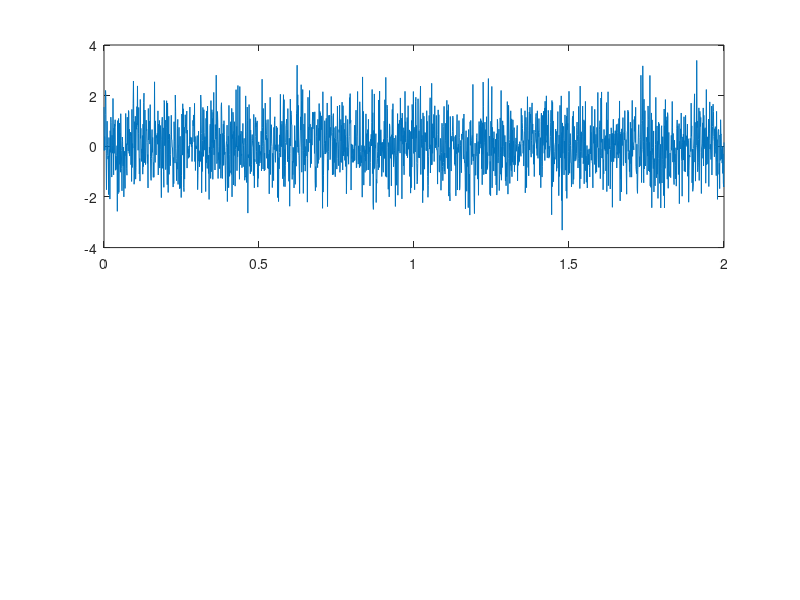

This chart was generated by the following MATLAB code: (Note: this script raises an error after producing the figure.)
% Pelletreau-Duris Tom et Maika Touzet
% Groupe4
% TP - Analyse biométrique
% Nettoyage
clear all
close all
clc

% Initialisation
M=2001;
fech=1000;
TpsD=0:M-1;
TpsP=TpsD/fech;
Ntot=[13,17,21,27,35,47,59,77,99,135,189];

%%

% Analyse fréquentielle d'un signal
% Bruit Blanc Gaussien Centré

BruitBlancGaussienCentre=randn(1,M); %Génération d'un bruit blanc gaussien centré
figure,clf

% Représentation temporelle du bruit gaussien centré
subplot(2,1,1);
plot(TpsP,BruitBlancGaussienCentre),
yline(0,'--'),yline(-0.5,'-.'),yline(0.5,'-.');
title('Bruit blanc gaussien centré')
xlabel('Temps (sec)')
ylabel('Amplitude')

% Représentation temps-fréquence
tF=sqrt(M); % Taille de la fenêtre
noverlap = round(tF/2); % Taux de recouvrement
nbpoint = 2048; % de la forme 2^n avec n entier naturel et nbpoint>M
subplot(2,1,2);
spectrogram(BruitBlancGaussienCentre,tF,noverlap,nbpoint,fech,'yaxis');
xlabel('Temps (sec)')
ylabel('Fréquence (Hz)')

%%

% Analyse fréquentielle d'un signal
% Bruit blanc gaussien de moyenne 7 et sigma=3 (variance 9)

moy=7;
sigma=9;
BruitBlanc=sqrt(sigma)*randn(1,M)+moy; % Génération du bruit
figure(2)

% Représentation temporelle du bruit
subplot(2,1,1);
plot(TpsP,BruitBlanc-moy),
yline(0,'--'),yline(sqrt(sigma)/2,'-.'),yline(-sqrt(sigma)/2,'-.');
title('Bruit blanc de moyenne 7 variance 9')
xlabel('Temps (sec)')
ylabel('Amplitude')

% Représentation temps-fréquence
tF=sqrt(M); % Taille de la fenêtre
noverlap = round(tF/2); % Taux de recouvrement
nbpoint = 2048; % de la forme 2^n avec n entier naturel et nbpoint>M
subplot(2,1,2);
spectrogram(BruitBlanc-moy,tF,noverlap,nbpoint,fech,'yaxis');
xlabel('Temps (sec)')
ylabel('Fréquence (Hz)')

%%

% Régularité d'un signal
% Méthode DFA3

% Profil du signal
y = randn(1,M) ;
y = y-mean(y) ;
yint = cumsum(y);
figure,plot(TpsP,yint)
title('Profil')
xlabel('Temps(sec)')
ylabel('yint')

% Calcul des tendances
F=zeros(1,11);
figure,
for i=1:11 % Calcul pour chaque valeur de N
    N=Ntot(i); % Taille des segments
    L=floor(M/N); % Nombre de segments
    X=zeros(L,N);
    x=zeros(1,N);
    TendancesLocales=zeros(1,M);
    % Calcul de la tendance locale pour chaque segment l
    for l=1:L
        for n=1:N
            x(n)=(l-1)*N+n;
        end
        a=polyfit(x,yint(((l-1)*N+1):(l*N)),3); % Régression d'ordre 3
        for n=1:N
            X(l,n)=a(1)*x(n)^3+a(2)*x(n)^2+a(3)*x(n)+a(4);
        end
    end
    % Concaténation des tendances locales
    for l=1:L
        TendancesLocales((l-1)*N+1:l*N)=X(l,:);
        for n=1:N
            F(i)=F(i)+(yint((l-1)*N+n)-X(l,n))^2;
        end
    end
    F(i)=sqrt(1/(L*N)*F(i));
    % Tracé des tendances
    subplot(4,3,i),plot(TpsP,yint)
    hold on
    plot(TpsP,TendancesLocales)
    title(strcat("N=",num2str(N)))
    xlabel('Temps(sec)')
    ylabel('yint')
    for l=1:L
        xline((l*N)/fech)
    end
end

% Régression linéaire et coefficient de Hurst
line=polyfit(log(Ntot),log(F),1);
alpha=line(1);
figure,scatter(log(Ntot),log(F))
xlabel("log(N)"),ylabel("log(F(N))")
refline(line)

%%

% Test sur signaux synthétiques de régularité connue
% Bruit blanc gaussien centré

alphaTot=zeros(1,50);
for k=1:50
    % Génération d'un nouveau bruit
    y = randn(1,M) ;
    y = y-mean(y) ;
    yint = cumsum(y);
    % Calcul des tendances
    F=zeros(1,11);
    for i=1:11
        N=Ntot(i);
        L=floor(M/N);
        X=zeros(L,N);
        x=zeros(1,N);
        % Calcul de la tendance locale pour chaque segment l
        TendancesLocales=zeros(1,M);
        for l=1:L
            for n=1:N
                x(n)=(l-1)*N+n;
            end
            a=polyfit(x,yint(((l-1)*N+1):(l*N)),3);
            for n=1:N
                X(l,n)=a(1)*x(n)^3+a(2)*x(n)^2+a(3)*x(n)+a(4);
            end
        end
        % Concaténation des tendances locales
        for l=1:L
            TendancesLocales((l-1)*N+1:l*N)=X(l,:);
            for n=1:N
                F(i)=F(i)+(yint((l-1)*N+n)-X(l,n))^2;
            end
        end
        F(i)=sqrt(1/(L*N)*F(i));
    end
    % Régression linéaire et coefficient de Hurst
    line=polyfit(log(Ntot),log(F),1);
    alphaTot(k)=line(1);
end

moyAlpha=mean(alphaTot); % Moyenne des alphas obtenus
varAlpha=var(alphaTot); % Variance des alphas obtenus

%%

% Test sur signaux synthétiques de régularité connue
% Bruit blanc non centré

alphaTot=zeros(1,50);
for k=1:50
    % Génération d'un nouveau bruit
    y = sqrt(9)*randn(1,M)+7 ;
    y = y-mean(y) ;
    yint = cumsum(y);
    % Calcul des tendances
    F=zeros(1,11);
    for i=1:11
        N=Ntot(i);
        L=floor(M/N);
        X=zeros(L,N);
        x=zeros(1,N);
        % Calcul de la tendance locale pour chaque segment l
        TendancesLocales=zeros(1,M);
        for l=1:L
            for n=1:N
                x(n)=(l-1)*N+n;
            end
            a=polyfit(x,yint(((l-1)*N+1):(l*N)),3);
            for n=1:N
                X(l,n)=a(1)*x(n)^3+a(2)*x(n)^2+a(3)*x(n)+a(4);
            end
        end
        % Concaténation des tendances locales
        for l=1:L
            TendancesLocales((l-1)*N+1:l*N)=X(l,:);
            for n=1:N
                F(i)=F(i)+(yint((l-1)*N+n)-X(l,n))^2;
            end
        end
        F(i)=sqrt(1/(L*N)*F(i));
    end
    % Régression linéaire et coefficient de Hurst
    line=polyfit(log(Ntot),log(F),1);
    alphaTot(k)=line(1);
end

moyAlpha=mean(alphaTot); % Moyenne des alphas obtenus
varAlpha=var(alphaTot); % Variance des alphas obtenus

%%

% Régularité d'un signal
% Méthode DMA

y = randn(1,M) ;
y = y-mean(y) ;
yint = cumsum(y);

% Zeros pour N=13
z=[1;exp(2*j*pi/13);exp(4*j*pi/13);exp(6*j*pi/13);exp(8*j*pi/13);
    exp(10*j*pi/13);exp(12*j*pi/13);exp(14*j*pi/13);exp(16*j*pi/13);
    exp(18*j*pi/13);exp(20*j*pi/13);exp(22*j*pi/13);exp(24*j*pi/13)];
% Pôle
p=1;
% Représentation du pôle et des zéros pour N=13
figure,zplane(z,p)
title("Représentation du pôle et des zéros du filtre")
legend("zéros","pôle")

B=[1,-1,0,0,0,0,0,0,0,0,0,0,0];
A=[1,0,0,0,0,0,0,0,0,0,0,0,-1];
% Représentation du module et de la phase pour N=13
figure,freqz(A,B,M)
title("Module et phase de la fonction de transfert du filtre")

% Tendance globale du signal
tendance=zeros(11,M);
figure
for i=1:11
    N=Ntot(i);
    a=[N -N];
    b=zeros(1,N+1);
    b(1)=1;
    b(N+1)=-1;
    tendance(i,:)=filter(b,a,yint);
    tend=tendance(i,:);
    % Tracé du signal filtré
    subplot(4,3,i)
    plot(TpsP,yint)
    hold on
    plot(TpsP,tend)
    title(strcat("N=",num2str(N)))
    xlabel("Temps(sec)"),ylabel("yint")
end

% Correction du retard de groupe
figure
for i=1:11
    N=Ntot(i);
    a=1;
    b=1/N*ones(1,N);
    tendance(i,:)=filter(b,a,yint);
    tend=tendance(i,:);
    % Tracé des tendances corrigées
    subplot(4,3,i)
    plot(TpsP(1:M-(N-1)/2),yint(1:M-(N-1)/2))
    hold on
    plot(TpsP(1:M-(N-1)/2),tend((N-1)/2+1:M))
    title(strcat("N=",num2str(N)))
    xlabel("Temps(sec)"),ylabel("yint")
end

% Calcul de F
F=zeros(1,11);
for i=1:11
    N=Ntot(i);
    tend=tendance(i,:);
    res=yint(1:M-(N-1)/2)-tend((N-1)/2+1:M); % Résidu
    F(i)=sqrt(sum(res.^2)/length(res));
end

% Régression linéaire
line=polyfit(log(Ntot),log(F),1);
alpha=line(1);
figure,scatter(log(Ntot),log(F))
xlabel("log(N)"),ylabel("log(F(N))")
refline(line)

%%

% Test sur signaux synthétiques de régularité connue
% Bruit blanc gaussien centré

alphaTot=zeros(1,50);
M=2001;
for k=1:50
    y = randn(1,M) ;
    y = y-mean(y) ;
    yint = cumsum(y);
    
    % Tendance globale du signal
    tendance=zeros(11,M);
    for i=1:11
        N=Ntot(i);
        a=[N -N];
        b=zeros(1,N+1);
        b(1)=1;
        b(N+1)=-1;
        tendance(i,:)=filter(b,a,yint);
    end
    
    F=zeros(1,11);
    for i=1:11
        N=Ntot(i);
        tend=tendance(i,:);
        res=yint((N+1)/2:M-(N-1)/2)-tend(N:M); % Résidu
        F(i)=sqrt(sum(res.^2)/length(res));
    end
    
    % Régression linéaire
    line=polyfit(log(Ntot),log(F),1);
    alphaTot(k)=line(1);
end

moyAlpha=mean(alphaTot); % Moyenne des alphas obtenus
varAlpha=var(alphaTot); % Variance des alphas obtenus


%%

% Test sur signaux synthétiques de régularité connue
% Bruit blanc non centré

alphaTot=zeros(1,50);
for k=1:50
    y = 3*randn(1,M)+7 ;
    y = y-mean(y) ;
    yint = cumsum(y);
    
    % Tendance globale du signal
    tendance=zeros(11,M);
    for i=1:11
        N=Ntot(i);
        a=[N -N];
        b=zeros(1,N+1);
        b(1)=1;
        b(N+1)=-1;
        tendance(i,:)=filter(b,a,yint);
    end
    
    F=zeros(1,11);
    for i=1:11
        N=Ntot(i);
        tend=tendance(i,:);
        res=yint((N+1)/2:M-(N-1)/2)-tend(N:M); % Résidu
        F(i)=sqrt(sum(res.^2)/length(res));
    end
    
    % Régression linéaire
    line=polyfit(log(Ntot),log(F),1);
    alphaTot(k)=line(1);
end

moyAlpha=mean(alphaTot); % Moyenne des alphas obtenus
varAlpha=var(alphaTot); % Varince des alphas obtenus

%%

% Mise en oeuvre sur des signaux physiologiques
% DFA3
% Electrode 7

load("dataEEG2020.mat");
alphaDFA1=zeros(2,7);
for i=1:2
    for m=1:7 % Pour chaque signal (sujet) de l'électrode 7
        % On applique la méthode DFA3
        F=zeros(1,11);
        y = cell2mat(dataEEG2020e7(i,m));
        y = y-mean(y);
        yint = cumsum(y);
        for k=1:11
            N=Ntot(k);
            L=floor(M/N);
            X=zeros(L,N);
            x=zeros(1,N);
            TendancesLocales=zeros(1,M);
            for l=1:L
                for n=1:N
                    x(n)=(l-1)*N+n;
                end
                a=polyfit(x,yint(((l-1)*N+1):(l*N)),3);
                for n=1:N
                    X(l,n)=a(1)*x(n)^3+a(2)*x(n)^2+a(3)*x(n)+a(4);
                end
            end
            for l=1:L
                TendancesLocales((l-1)*N+1:l*N)=X(l,:);
                for n=1:N
                    F(k)=F(k)+(yint((l-1)*N+n)-X(l,n))^2;
                end
            end
            F(k)=sqrt(1/(L*N)*F(k));
        end
        line=polyfit(log(Ntot),log(F),1);
        alphaDFA1(i,m)=line(1);
    end
end

% Représentation graphique des alphas obtenus
figure,
plot(alphaDFA1(1,:))
hold on
plot(alphaDFA1(2,:))
yline(0.85,"--")
legend("phase 1","phase 2","seuil de séparabilité")
xlabel("Sujet")
ylabel("Coefficient de Hurst")
title("Méthode DFA, électrode 7")

anova1(alphaDFA1.') % Anova entre les phases

%%

% Mise en oeuvre sur des signaux physiologiques
% DFA3
% Electrode 8

load("dataEEG2020.mat");
alphaDFA2=zeros(2,7);
for i=1:2
    for m=1:7
        F=zeros(1,11);
        y = cell2mat(dataEEG2020e8(i,m));
        y=y-mean(y);
        yint = cumsum(y);
        for k=1:11
            N=Ntot(k);
            L=floor(M/N);
            X=zeros(L,N);
            x=zeros(1,N);
            TendancesLocales=zeros(1,M);
            for l=1:L
                for n=1:N
                    x(n)=(l-1)*N+n;
                end
                a=polyfit(x,yint(((l-1)*N+1):(l*N)),3);
                for n=1:N
                    X(l,n)=a(1)*x(n)^3+a(2)*x(n)^2+a(3)*x(n)+a(4);
                end
            end
            for l=1:L
                TendancesLocales((l-1)*N+1:l*N)=X(l,:);
                for n=1:N
                    F(k)=F(k)+(yint((l-1)*N+n)-X(l,n))^2;
                end
            end
            F(k)=sqrt(1/(L*N)*F(k));
        end
        
        line=polyfit(log(Ntot),log(F),1);
        alphaDFA2(i,m)=line(1);
    end
end

figure,
plot(alphaDFA2(1,:))
hold on
plot(alphaDFA2(2,:))
legend("phase 1","phase 2")
xlabel("Sujet")
ylabel("Coefficient de Hurst")
title("Méthode DFA, électrode 8")

anova1(alphaDFA2.')

%%

% Mise en oeuvre sur des signaux physiologiques
% DMA
% Electrode 7

load("dataEEG2020.mat");
alphaDMA1=zeros(2,7);
Ntot=[13,17,21,27,35,47,59,77,99,135,189];
F=zeros(1,11);
for i=1:2
    for m=1:7
        y = cell2mat(dataEEG2020e7(i,m));
        y = y-mean(y) ;
        yint = cumsum(y);
        for k=1:11
            N=Ntot(k);
            a=[N -N];
            b=zeros(1,N+1);
            b(1)=1;
            b(N+1)=-1;
            tend=filter(b,a,yint);
            res=yint((N+1)/2:M-(N-1)/2)-tend(N:M);
            F(k)=sqrt(sum(res.^2)/length(res));
        end
        
        line=polyfit(log(Ntot),log(F),1);
        alphaDMA1(i,m)=line(1);
    end
end

figure,
plot(alphaDMA1(1,:))
hold on
plot(alphaDMA1(2,:))
legend("phase 1","phase 2")
xlabel("Sujet")
ylabel("Coefficient de Hurst")
title("Méthode DMA, électrode 7")

anova1(alphaDMA1.')

%%

% Mise en oeuvre sur des signaux physiologiques
% DMA
% Electrode 8

load("dataEEG2020.mat");
alphaDMA2=zeros(2,7);
Ntot=[13,17,21,27,35,47,59,77,99,135,189];
F=zeros(1,11);
for i=1:2
    for m=1:7
        y = cell2mat(dataEEG2020e8(i,m));
        y = y-mean(y) ;
        yint = cumsum(y);
        for k=1:11
            N=Ntot(k);
            a=[N -N];
            b=zeros(1,N+1);
            b(1)=1;
            b(N+1)=-1;
            tend=filter(b,a,yint);
            res=yint((N+1)/2:M-(N-1)/2)-tend(N:M);
            F(k)=sqrt(sum(res.^2)/length(res));
        end
        
        line=polyfit(log(Ntot),log(F),1);
        alphaDMA2(i,m)=line(1);
    end
end

figure,
plot(alphaDMA2(1,:))
hold on
plot(alphaDMA2(2,:))
legend("phase 1","phase 2")
xlabel("Sujet")
ylabel("Coefficient de Hurst")
title("Méthode DMA, électrode 8")

anova1(alphaDMA2.')